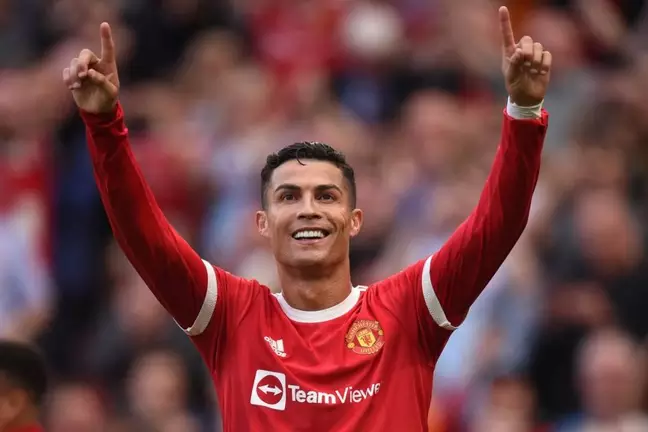
#> input picture cristiano.png, 648 x 432 px
$ jupyter execute --allow-errors 'Lista_de_Exercícios_de_Implementação.ipynb'
#> lines starting #> are read from the running program, lines starting #| are printed output that depends on the picture; after the words box and inside, x2 and y2 are one past the last pixel; in counts of white or black regions, pixels touching at a corner belong together
[cell 1]
# Passo 1: Instalar o Pytesseract e o tesseract-OCR no Colab:

# Importar bibliotecas:
import pytesseract
import shutil
import os
import random
try:
 from PIL import Image
except ImportError:
 import imagem

import numpy as np
import pandas as pd
import cv2 as cv
from google.colab.patches import cv2_imshow # for image display
from skimage import io
from PIL import Image
import matplotlib.pylab as plt
import scipy

1) Desenvolva um código que lhe permita abrir uma imagem RGB ou BGR de sua preferência, utilizando a interface python do OpenCV. Logo depois, converta a imagem para escala de cinza e exiba as duas imagens lado a lado na tela. Documente as funções utilizadas no código.

[cell 2]
urls = ["cristiano.png"]

for url in urls:
  image = cv.imread(url) #Função para carregar a imagem
#> image is the input picture: shape (432, 648, 3); mean B, G, R 66.6, 64.7, 113.2
  gray = cv.cvtColor(image, cv.COLOR_BGR2GRAY)#Função para converter para cinza
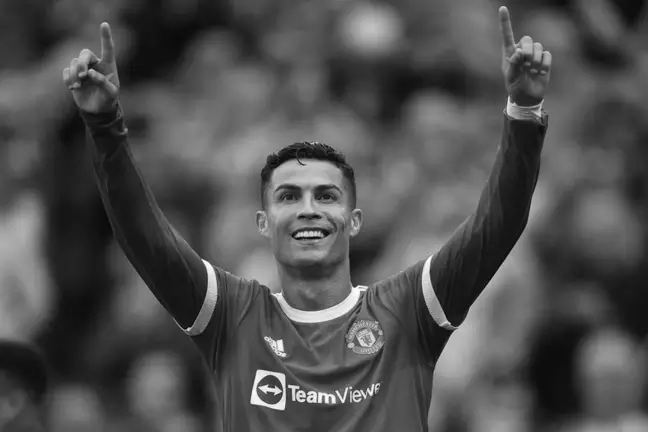
#> gray: shape (432, 648); min 5, max 255, mean 79.4
  graySpace = cv.cvtColor(gray,cv.COLOR_GRAY2BGR)#Função para converter para o espaço de cor BGR

  final_frame = np.hstack((image, graySpace))#Função para agrupar e juntar na horizontal
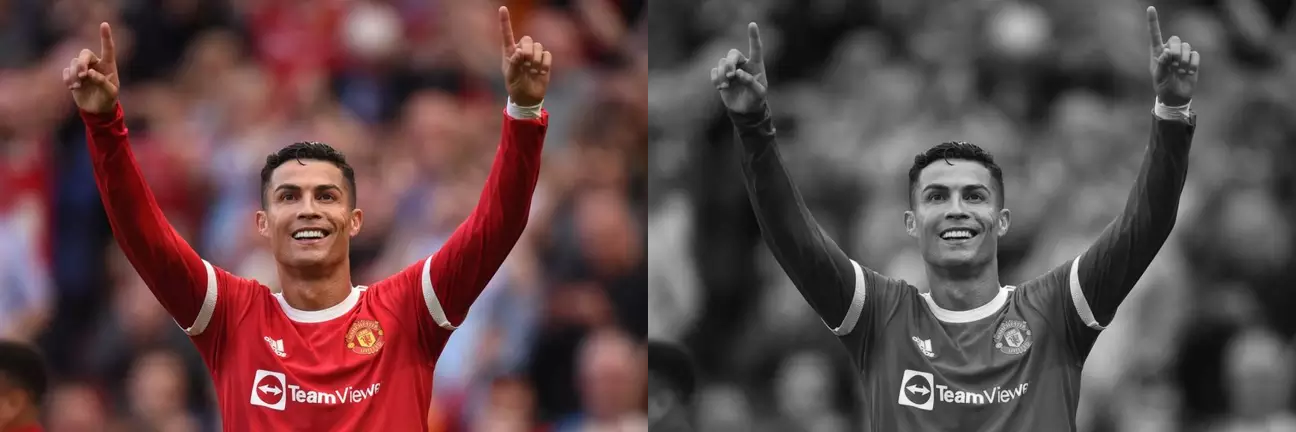
#> final_frame: shape (432, 1296, 3); mean B, G, R 73, 72.1, 96.3

  cv2_imshow(final_frame)

2)Utilizando o código fonte das nossas aulas como base, carregue uma imagem contendo pelo menos uma face (pode ser a imagem carregada no item 1), depois carregue o modelo de detecção de faces utilizado nas nossas aulas anteriores. Construa um código de detecção de faces, encontre a caixa envolvente da face na imagem. Pinte o retângulo ao redor da(s) face(s) encontrada(s) e exiba a imagem pintada na tela. Documente as funções utilizadas no código

[cell 3]
face = cv.imread('cristiano.png') #Função para carregar a imagem

face_cascade = cv.CascadeClassifier('haarcascade_frontalface_default.xml')#Função para classificar o rosto


faces = face_cascade.detectMultiScale(face,scaleFactor = 1.05, minNeighbors = 7, minSize = (30,30), flags = cv.CASCADE_SCALE_IMAGE)
#> faces = [[257, 155, 103, 103]]


for (x,y,w,h) in faces:
     cv.rectangle(face,(x,y),(x+w,y+h),(0,0,255),2)
#> this loop made 1 pass
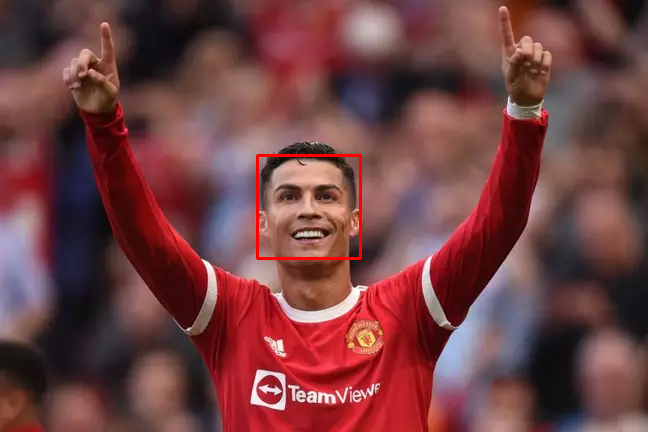
#> face: shape (432, 648, 3); 0.44% of pixels changed, all inside (x1, y1, x2, y2) = (256, 154, 362, 260)

cv2_imshow(face)

3)Carregue uma imagem que contenha uma página de texto de um documento digitalizado de sua preferência. Uma vez carregada a imagem, utilize o OCR com o qual trabalhamos na nossa última aula (Tesseract), reconheça o texto, e imprima o texto reconhecido na tela. Documente as funções utilizadas no código.

[cell 4]
# ! sudo apt-get install tesseract-ocr-por

import pytesseract
import shutil
import os
import random
try:
 from PIL import Image
except ImportError:
 import imagem

urls2 = ["motivacional.jpg"]

for url in urls2:
  image = cv.imread(url)
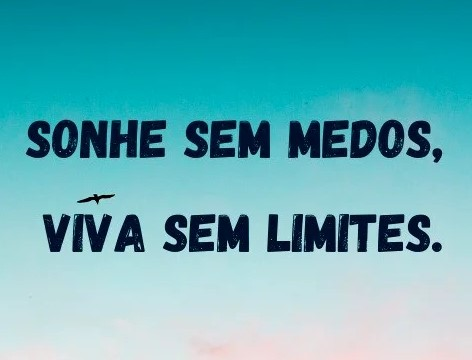
#> input picture motivacional.jpg, 472 x 360 px
#> image is the input picture: shape (360, 472, 3); mean B, G, R 184.5, 175.7, 99.2
  cv2_imshow(image)

#> (the rest of this cell did not finish here and is left out)
